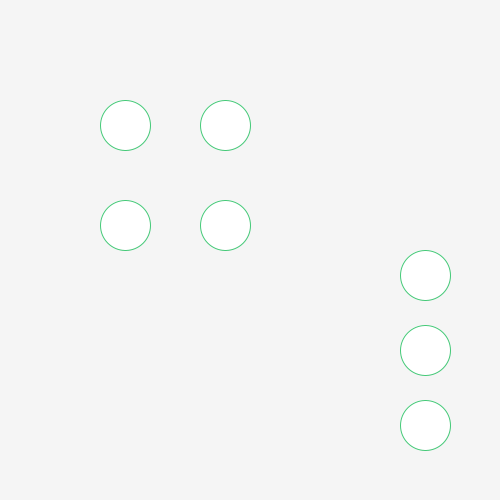
Frame 1 (no input)
Frame 60 (the mouse pressed at the canvas centre just before this capture): identical to frame 1, image omitted
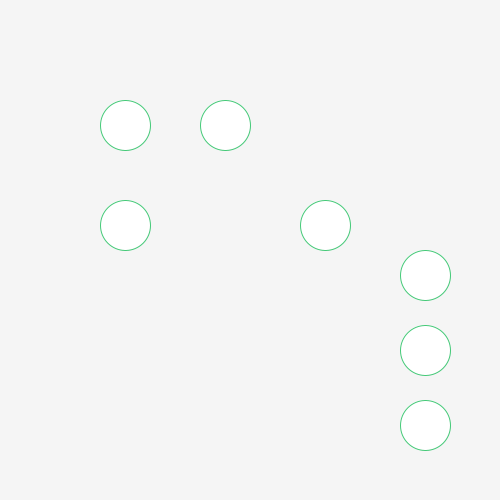
Frame 120 (the mouse held since frame 60 and released just before this capture)

The Processing sketch that drew these frames (run headless with seeded random() and noise(); from frame 60 on, the mouse is pressed at the canvas centre):

// Processing sketch: processing_119198
// ── processing_119198.pde

void setup()
{
  size(500,500);
  background(245);
}

void draw()
{
  background(245);
  fill(255);
  stroke(69,201,120);
  
  ellipse(125,125,50,50);
  ellipse(125,225,50,50);
  ellipse(225,125,50,50);
  ellipse(425,275,50,50);
  ellipse(425,350,50,50);
  ellipse(425,425,50,50);
 
  
  pushMatrix();
  translate(225,225);
  ellipse(mouseX/2.5,0,50,50);
  popMatrix();
  resetMatrix();
  
}
